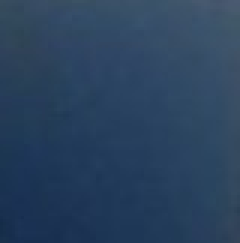
#> input picture Color_Isolation/pieces/blue1r1.jpg, 80 x 81 px (shown 3 times larger); its folder holds only this picture in this run
$ python ColorIsolation2.py
#> lines starting #> are read from the running program, lines starting #| are printed output that depends on the picture
#import the required packages
import matplotlib.pyplot as plt
from matplotlib.colors import LogNorm
import cv2,glob
import numpy as np

#specify the color for which histogram is to be plotted
color = 'pieces/blue'
# whether the plot should be on full scale or zoomed
zoom = 1
# load all the files in the folder
files = glob.glob(color + '*.jpg')
files.sort()
# empty arrays for separating the channels for plotting
B = np.array([])
G = np.array([])
R = np.array([])
H = np.array([])
S = np.array([])
V = np.array([])
Y = np.array([])
Cr = np.array([])
Cb = np.array([])
LL = np.array([])
LA = np.array([])
LB = np.array([])

# Data creation
# append the values from each file to the respective channel
for fi in files[:]:
    # BGR
    im = cv2.imread(fi)
#> im is the input picture: shape (81, 80, 3); mean B, G, R 93.6, 66, 42
    b = im[:,:,0]
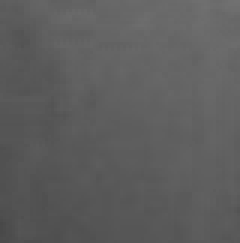
#> b: shape (81, 80) (shown 3 times larger); min 72, max 113, mean 93.6
    b = b.reshape(b.shape[0]*b.shape[1])
#> b = 6480 values, max 113 at index 78, min 72 at index 5920, mean 93.6
    g = im[:,:,1]
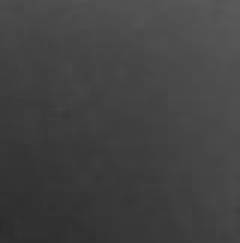
#> g: shape (81, 80) (shown 3 times larger); min 44, max 90, mean 66
    g = g.reshape(g.shape[0]*g.shape[1])
#> g = 6480 values, max 90 at index 78, min 44 at index 5840, mean 65.97
    r = im[:,:,2]
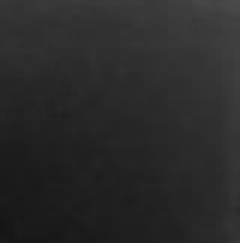
#> r: shape (81, 80) (shown 3 times larger); min 20, max 74, mean 42
    r = r.reshape(r.shape[0]*r.shape[1])
#> r = 6480 values, max 74 at index 78, min 20 at index 5920, mean 42.03
    B = np.append(B,b)
#> B has the same summary as b
    G = np.append(G,g)
#> G has the same summary as g
    R = np.append(R,r)
#> R has the same summary as r
    # HSV
    hsv = cv2.cvtColor(im,cv2.COLOR_BGR2HSV)
#> hsv: shape (81, 80, 3); mean H, S, V 106, 141.7, 93.6
    h = hsv[:,:,0]
    h = h.reshape(h.shape[0]*h.shape[1])
#> h = 6480 values, max 109 at index 1138, min 102 at index 556, mean 106
    s = hsv[:,:,1]
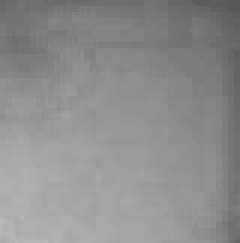
#> s: shape (81, 80) (shown 3 times larger); min 88, max 184, mean 141.7
    s = s.reshape(s.shape[0]*s.shape[1])
#> s = 6480 values, max 184 at index 5840, min 88 at index 78, mean 141.7
    v = hsv[:,:,2]
    v = v.reshape(v.shape[0]*v.shape[1])
#> v has the same summary as b
    H = np.append(H,h)
#> H has the same summary as h
    S = np.append(S,s)
#> S has the same summary as s
    V = np.append(V,v)
#> V has the same summary as b
    # YCrCb
    ycb = cv2.cvtColor(im,cv2.COLOR_BGR2YCrCb)
#> ycb: shape (81, 80, 3); mean of channels 0, 1, 2 62, 113.8, 145.8
    y = ycb[:,:,0]
    y = y.reshape(y.shape[0]*y.shape[1])
#> y = 6480 values, max 88 at index 78, min 40 at index 5920, mean 61.99
    cr = ycb[:,:,1]
    cr = cr.reshape(cr.shape[0]*cr.shape[1])
#> cr = 6480 values, max 119 at index 6478, min 112 at index 2262, mean 113.8
    cb = ycb[:,:,2]
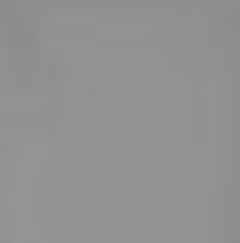
#> cb: shape (81, 80) (shown 3 times larger); min 140, max 149, mean 145.8
    cb = cb.reshape(cb.shape[0]*cb.shape[1])
#> cb = 6480 values, max 149 at index 3850, min 140 at index 0, mean 145.8
    Y = np.append(Y,y)
#> Y has the same summary as y
    Cr = np.append(Cr,cr)
#> Cr has the same summary as cr
    Cb = np.append(Cb,cb)
#> Cb has the same summary as cb
    # Lab
    lab = cv2.cvtColor(im,cv2.COLOR_BGR2LAB)
#> lab: shape (81, 80, 3); mean of channels 0, 1, 2 69.5, 127.9, 108.7
    ll = lab[:,:,0]
    ll = ll.reshape(ll.shape[0]*ll.shape[1])
#> ll = 6480 values, max 97 at index 78, min 45 at index 5840, mean 69.54
    la = lab[:,:,1]
    la = la.reshape(la.shape[0]*la.shape[1])
#> la = 6480 values, max 132 at index 5767, min 123 at index 556, mean 127.9
    lb = lab[:,:,2]
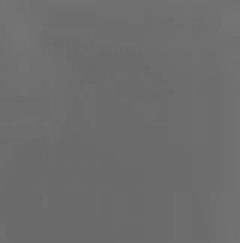
#> lb: shape (81, 80) (shown 3 times larger); min 105, max 116, mean 108.7
    lb = lb.reshape(lb.shape[0]*lb.shape[1])
#> lb = 6480 values, max 116 at index 0, min 105 at index 3850, mean 108.7
    LL = np.append(LL,ll)
#> LL has the same summary as ll
    LA = np.append(LA,la)
#> LA has the same summary as la
    LB = np.append(LB,lb)
#> LB has the same summary as lb


# Plotting the histogram
nbins = 10
plt.figure(figsize=[20,10])
plt.subplot(2,3,1)
plt.hist2d(B, G, bins=nbins, norm=LogNorm())
plt.xlabel('B')
plt.ylabel('G')
plt.title('RGB')
if not zoom:
    plt.xlim([0,255])
    plt.ylim([0,255])
plt.colorbar()
plt.subplot(2,3,2)
plt.hist2d(B, R, bins=nbins, norm=LogNorm())
plt.colorbar()
plt.xlabel('B')
plt.ylabel('R')
plt.title('RGB')
if not zoom:
    plt.xlim([0,255])
    plt.ylim([0,255])
plt.subplot(2,3,3)
plt.hist2d(R, G, bins=nbins, norm=LogNorm())
plt.colorbar()
plt.xlabel('R')
plt.ylabel('G')
plt.title('RGB')
if not zoom:
    plt.xlim([0,255])
    plt.ylim([0,255])

plt.subplot(2,3,4)
plt.hist2d(H, S, bins=nbins, norm=LogNorm())
plt.colorbar()
plt.xlabel('H')
plt.ylabel('S')
plt.title('HSV')
if not zoom:
    plt.xlim([0,180])
    plt.ylim([0,255])

plt.subplot(2,3,5)
plt.hist2d(Cr, Cb, bins=nbins, norm=LogNorm())
plt.colorbar()
plt.xlabel('Cr')
plt.ylabel('Cb')
plt.title('YCrCb')
if not zoom:
    plt.xlim([0,255])
    plt.ylim([0,255])

plt.subplot(2,3,6)
plt.hist2d(LA, LB, bins=nbins, norm=LogNorm())
plt.colorbar()
plt.xlabel('A')
plt.ylabel('B')
plt.title('LAB')
if not zoom:
    plt.xlim([0,255])
    plt.ylim([0,255])
    plt.savefig(color + '.png',bbox_inches='tight')
else:
    plt.savefig(color + '-zoom.png',bbox_inches='tight')
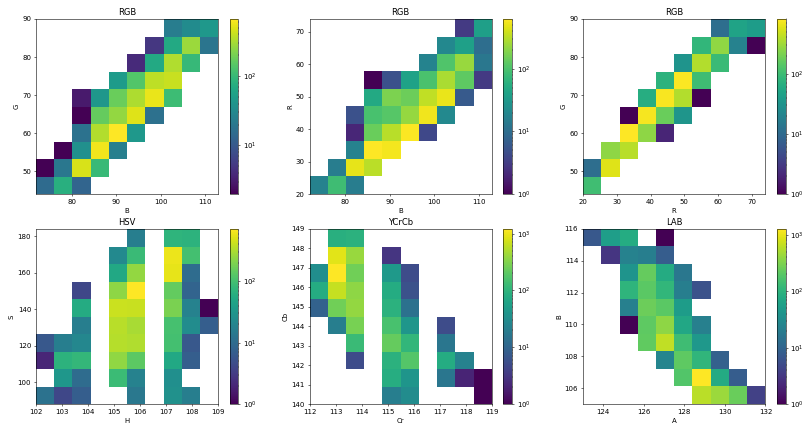
#> figure drawn by matplotlib, 12 panels

plt.show()

$ run again, on Color_Isolation/pieces/blue1r5.jpg
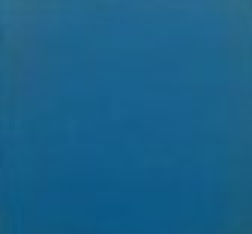
#> input picture Color_Isolation/pieces/blue1r5.jpg, 84 x 78 px (shown 3 times larger)
#> im is the input picture: shape (78, 84, 3); mean B, G, R 137.8, 97, 25
#> `b = b.reshape(b.shape[0]*b.shape[1])`: b = 6552 values, max 148 at index 232, min 118 at index 6299, mean 137.8
#> `g = g.reshape(g.shape[0]*g.shape[1])`: g = 6552 values, max 112 at index 86, min 86 at index 6408, mean 96.97
#> `r = im[:,:,2]`:
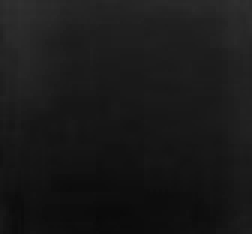
#> r: shape (78, 84) (shown 3 times larger); min 9, max 48, mean 25
#> `r = r.reshape(r.shape[0]*r.shape[1])`: r = 6552 values, max 48 at index 90, min 9 at index 6080, mean 24.96
#> B has the same summary as b
#> G has the same summary as g
#> R has the same summary as r
#> hsv: shape (78, 84, 3); mean H, S, V 100.8, 208.9, 137.8
#> `h = h.reshape(h.shape[0]*h.shape[1])`: h = 6552 values, max 103 at index 2110, min 98 at index 81, mean 100.8
#> `s = hsv[:,:,1]`:
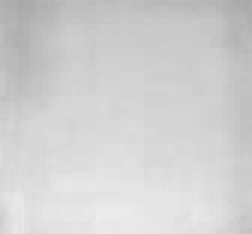
#> s: shape (78, 84) (shown 3 times larger); min 167, max 238, mean 208.9
#> `s = s.reshape(s.shape[0]*s.shape[1])`: s = 6552 values, max 238 at index 6080, min 167 at index 82, mean 208.9
#> v has the same summary as b
#> H has the same summary as h
#> S has the same summary as s
#> V has the same summary as b
#> ycb: shape (78, 84, 3); mean of channels 0, 1, 2 80.1, 88.6, 160.6
#> `y = y.reshape(y.shape[0]*y.shape[1])`: y = 6552 values, max 96 at index 86, min 69 at index 6080, mean 80.06
#> `cr = cr.reshape(cr.shape[0]*cr.shape[1])`: cr = 6552 values, max 95 at index 6, min 84 at index 5465, mean 88.62
#> `cb = cb.reshape(cb.shape[0]*cb.shape[1])`: cb = 6552 values, max 164 at index 3894, min 151 at index 81, mean 160.6
#> Y has the same summary as y
#> Cr has the same summary as cr
#> Cb has the same summary as cb
#> lab: shape (78, 84, 3); mean of channels 0, 1, 2 99.2, 121.6, 99.3
#> `ll = ll.reshape(ll.shape[0]*ll.shape[1])`: ll = 6552 values, max 114 at index 86, min 88 at index 6408, mean 99.19
#> `la = la.reshape(la.shape[0]*la.shape[1])`: la = 6552 values, max 125 at index 5396, min 116 at index 81, mean 121.6
#> `lb = lb.reshape(lb.shape[0]*lb.shape[1])`: lb = 6552 values, max 108 at index 81, min 96 at index 3894, mean 99.3
#> LL has the same summary as ll
#> LA has the same summary as la
#> LB has the same summary as lb

$ run again, on Color_Isolation/pieces/blue1r6.jpg
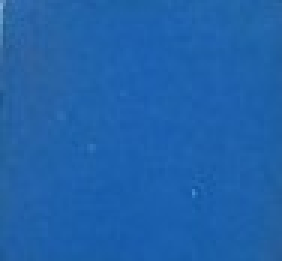
#> input picture Color_Isolation/pieces/blue1r6.jpg, 94 x 87 px (shown 3 times larger)
#> im is the input picture: shape (87, 94, 3); mean B, G, R 170.6, 97.7, 31.4
#> `b = b.reshape(b.shape[0]*b.shape[1])`: b = 8178 values, max 224 at index 188, min 144 at index 753, mean 170.6
#> `g = g.reshape(g.shape[0]*g.shape[1])`: g = 8178 values, max 175 at index 188, min 85 at index 2914, mean 97.69
#> `r = im[:,:,2]`:
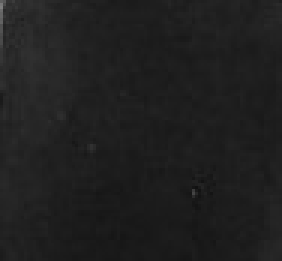
#> r: shape (87, 94) (shown 3 times larger); min 17, max 125, mean 31.4
#> `r = r.reshape(r.shape[0]*r.shape[1])`: r = 8178 values, max 125 at index 188, min 17 at index 5893, mean 31.35
#> B has the same summary as b
#> G has the same summary as g
#> R has the same summary as r
#> hsv: shape (87, 94, 3); mean H, S, V 105.7, 208, 170.6
#> `h = h.reshape(h.shape[0]*h.shape[1])`: h = 8178 values, max 107 at index 1513, min 104 at index 376, mean 105.7
#> `s = hsv[:,:,1]`:
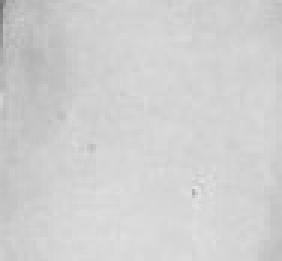
#> s: shape (87, 94) (shown 3 times larger); min 113, max 228, mean 208
#> `s = s.reshape(s.shape[0]*s.shape[1])`: s = 8178 values, max 228 at index 5893, min 113 at index 188, mean 208
#> v has the same summary as b
#> H has the same summary as h
#> S has the same summary as s
#> V has the same summary as b
#> ycb: shape (87, 94, 3); mean of channels 0, 1, 2 86.1, 88.8, 175.6
#> `y = y.reshape(y.shape[0]*y.shape[1])`: y = 8178 values, max 166 at index 188, min 74 at index 5893, mean 86.1
#> `cr = cr.reshape(cr.shape[0]*cr.shape[1])`: cr = 8178 values, max 100 at index 0, min 86 at index 6080, mean 88.83
#> `cb = cb.reshape(cb.shape[0]*cb.shape[1])`: cb = 8178 values, max 181 at index 4378, min 161 at index 0, mean 175.6
#> Y has the same summary as y
#> Cr has the same summary as cr
#> Cb has the same summary as cb
#> lab: shape (87, 94, 3); mean of channels 0, 1, 2 104.8, 134.5, 83.2
#> `ll = ll.reshape(ll.shape[0]*ll.shape[1])`: ll = 8178 values, max 178 at index 188, min 91 at index 2914, mean 104.8
#> `la = la.reshape(la.shape[0]*la.shape[1])`: la = 8178 values, max 139 at index 4378, min 123 at index 470, mean 134.5
#> `lb = lb.reshape(lb.shape[0]*lb.shape[1])`: lb = 8178 values, max 98 at index 0, min 78 at index 4378, mean 83.21
#> LL has the same summary as ll
#> LA has the same summary as la
#> LB has the same summary as lb

$ run again, on Color_Isolation/pieces/blue1r7.jpg
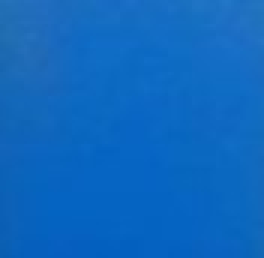
#> input picture Color_Isolation/pieces/blue1r7.jpg, 88 x 86 px (shown 3 times larger)
#> im is the input picture: shape (86, 88, 3); mean B, G, R 192, 103.9, 13.9
#> `b = b.reshape(b.shape[0]*b.shape[1])`: b = 7568 values, max 201 at index 1486, min 174 at index 1232, mean 192
#> `g = g.reshape(g.shape[0]*g.shape[1])`: g = 7568 values, max 119 at index 75, min 93 at index 7481, mean 103.9
#> `r = r.reshape(r.shape[0]*r.shape[1])`: r = 7568 values, max 37 at index 2, min 2 at index 7424, mean 13.9
#> B has the same summary as b
#> G has the same summary as g
#> R has the same summary as r
#> hsv: shape (86, 88, 3); mean H, S, V 104.8, 236.4, 192
#> `h = h.reshape(h.shape[0]*h.shape[1])`: h = 7568 values, max 106 at index 10, min 104 at index 0, mean 104.8
#> `s = s.reshape(s.shape[0]*s.shape[1])`: s = 7568 values, max 252 at index 7424, min 204 at index 2, mean 236.4
#> v has the same summary as b
#> H has the same summary as h
#> S has the same summary as s
#> V has the same summary as b
#> ycb: shape (86, 88, 3); mean of channels 0, 1, 2 87, 75.9, 187.2
#> `y = y.reshape(y.shape[0]*y.shape[1])`: y = 7568 values, max 103 at index 75, min 77 at index 7481, mean 86.99
#> `cr = ycb[:,:,1]`:
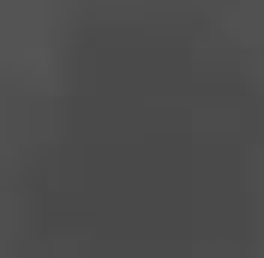
#> cr: shape (86, 88) (shown 3 times larger); min 72, max 85, mean 75.9
#> `cr = cr.reshape(cr.shape[0]*cr.shape[1])`: cr = 7568 values, max 85 at index 1414, min 72 at index 6176, mean 75.92
#> `cb = cb.reshape(cb.shape[0]*cb.shape[1])`: cb = 7568 values, max 192 at index 4094, min 175 at index 704, mean 187.2
#> Y has the same summary as y
#> Cr has the same summary as cr
#> Cb has the same summary as cb
#> lab: shape (86, 88, 3); mean of channels 0, 1, 2 112.1, 137.8, 75.2
#> `ll = ll.reshape(ll.shape[0]*ll.shape[1])`: ll = 7568 values, max 125 at index 75, min 101 at index 7481, mean 112.1
#> `la = la.reshape(la.shape[0]*la.shape[1])`: la = 7568 values, max 143 at index 6888, min 130 at index 0, mean 137.8
#> `lb = lb.reshape(lb.shape[0]*lb.shape[1])`: lb = 7568 values, max 85 at index 704, min 71 at index 4094, mean 75.18
#> LL has the same summary as ll
#> LA has the same summary as la
#> LB has the same summary as lb
